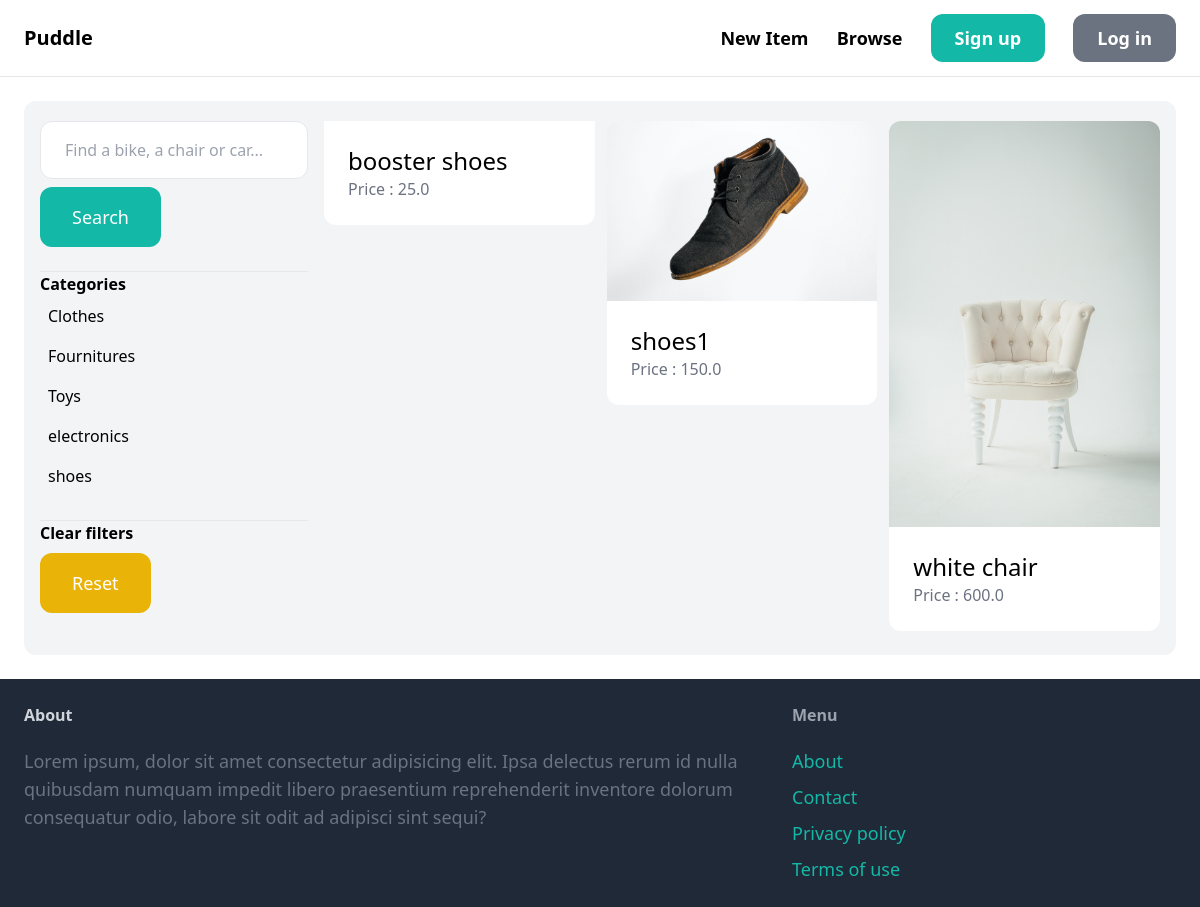
Before: /items/ with the older database file.
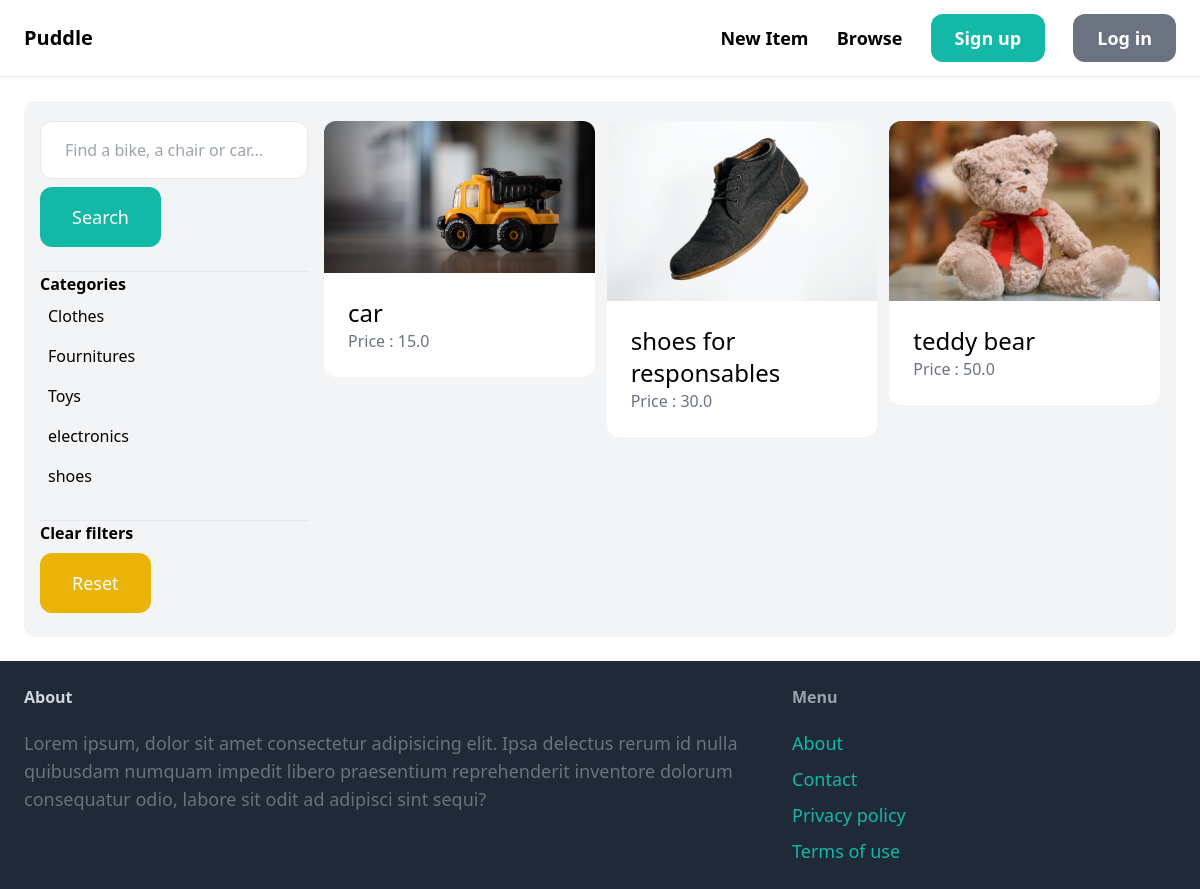
After: the same page with the newer database file.
### item/models.py (models this page shows, shortened)
class Category(models.Model):
    name = models.CharField(max_length = 255)
    class Meta:
        ordering = ('name',)
        verbose_name_plural = "Categories"

class Item(models.Model):
    name = models.CharField( max_length = 255)
    category = models.ForeignKey(Category, related_name = 'items', on_delete=models.CASCADE)
    description = models.TextField()
    price = models.FloatField()
    image = models.ImageField(upload_to='item_image', blank=True, null=True)
    is_sold = models.BooleanField(default=False)
    created_by = models.ForeignKey(User, related_name = 'items', on_delete=models.CASCADE)
    created_at = models.DateTimeField(auto_now_add="True")
    class Meta:
        ordering = ('name',)

### item/views.py (the view)
# urls.py: path('', views.items, name='items'),
def items(request):
    query = request.GET.get('query', '')
    category_id = request.GET.get('category', 0)
    categories = Category.objects.all()
    items = Item.objects.filter( is_sold=False)
    if category_id:
        items = items.filter(category_id=category_id )
    if query:
        items = items.filter(Q(name__icontains=query) | Q(description__icontains=query))
    return render(request, 'item/items.html', {
        'items': items,
        'query' : query,
        'categories' : categories,
        'category_id': int(category_id)
    })

### item/templates/item/items.html (shortened to what this page needs)
{% extends 'core/base.html' %}
{% block content %}
    <div class="pb-6 px-4 grid grid-cols-4 gap-4 bg-gray-100 pt-5 rounded-xl">
        <div class="col-span-1 ">
            <form method="get " action="{% url 'item:items' %}">
                <input name="query" class="w-full py-4 px-6 border rounded-xl" type="text" value="{{ query }}" placeholder="Find a bike, a chair or car...">
                <button class="mt-2 py-4 px-8 text-lg bg-teal-500 text-white rounded-xl">Search</button>
            </form>
            <hr class="mt-6">
            <p class="font-semibold">Categories</p>
            <ul>
                {% for category in categories %}
                    <li class="py-2 px-2 rounded-xl {% if category.id == category_id %}bg-gray-200{% endif %}">
                        <a href="{% url 'item:items' %}?query={{ query }}&category={{ category.id }}"> {{ category.name }}</a>
                    </li>
                {% endfor %}
            </ul>
            <hr class="mt-6">
            <p class="font-semibold">Clear filters</p>
            <ul>
                    <li >
                        <a href="{% url 'item:items' %}" class="mt-2 py-4 px-8 inline-block bg-yellow-500 text-lg rounded-xl text-white">Reset</a>
                    </li>
            </ul>
        </div>
        <div class="col-span-3">
            <div class="grid grid-cols-3 gap-3">
                {% for item in items %}
                    <div>
                        <a href="{% url 'item:detail' item.id %}">
                            <div class="">
                                <img src="{{ item.image.url }}" alt="" class="rounded-t-xl ">
                            </div>
                            <div class="p-6 bg-white rounded-b-xl">
                                <h2 class="text-2xl">{{ item.name }} </h2>
                                <p class="text-gray-500">Price : {{ item.price }} </p>
                            </div>
                        </a>
                    </div>
                {% endfor %}
            </div>
        </div>
    </div>
{% endblock content %}

Changed rows visible on the page:
removed Item: name "booster shoes", price "25.0"
removed Item: image (picture), name "white chair", price "600.0"
added Item: image (picture), name "car", price "15.0"
changed Item: name "shoes1" → "shoes for responsables"; price "150.0" → "30.0"
added Item: image (picture), name "teddy bear", price "50.0"
